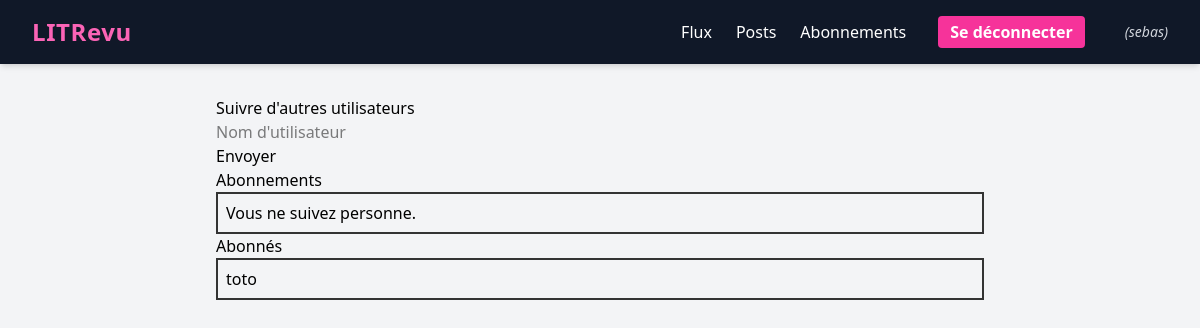
/follow-users/ (signed in), run on an earlier commit of the app's database.
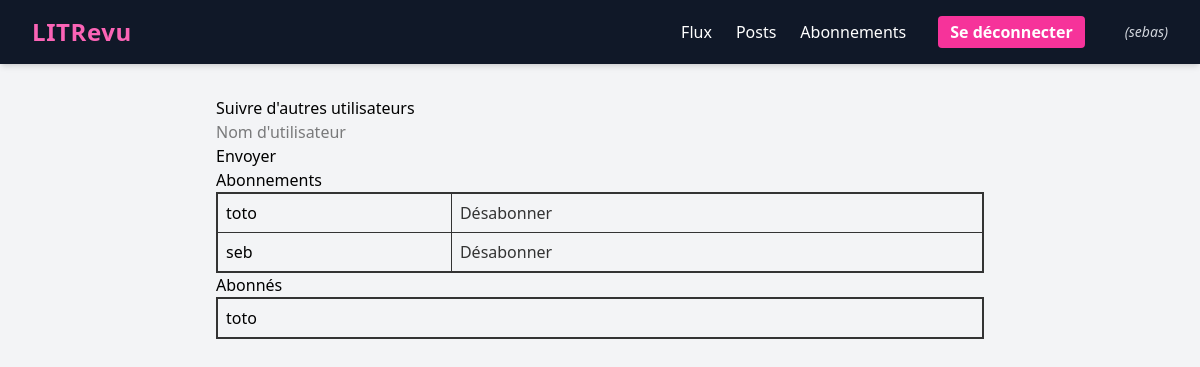
And on a later commit of the database.
### review/models.py (models this page shows)
class UserFollows(models.Model):
    user = models.ForeignKey(
        to=settings.AUTH_USER_MODEL,
        related_name='following',
        on_delete=models.CASCADE
    )
    followed_user = models.ForeignKey(
        to=settings.AUTH_USER_MODEL,
        related_name='followed_by',
        on_delete=models.CASCADE
    )
    class Meta:
        unique_together = ('user', 'followed_user', )

### authentication/models.py (models this page shows)
class User(AbstractUser):
    CREATOR = 'CREATOR'
    SUBSCRIBER = 'SUBSCRIBER'
    ROLE_CHOICES = (
        (CREATOR, 'Créateur'),
        (SUBSCRIBER, 'Abonné'),
    )
    profile_photo = models.ImageField(verbose_name='photo de profil')
    role = models.CharField(max_length=30, choices=ROLE_CHOICES, verbose_name='rôle')
    follows = models.ManyToManyField(
        'self',
        symmetrical=False,
        verbose_name='suit'
    )

### review/views.py (the view)
# urls.py: path('follow-users/', review.views.follow_users, name='follow_users'),
@login_required
def follow_users(request):
    message = None
    if request.method == 'POST':
        form = forms.FollowUsersForm(request.POST)
        if form.is_valid():
            username = form.cleaned_data['username']
            try:
                user_to_follow = User.objects.get(username=username)
                if user_to_follow == request.user:
                    message = "Vous ne pouvez pas vous suivre vous-même."
                elif models.UserFollows.objects.filter(user=request.user, followed_user=user_to_follow).exists():
                    message = f"Vous suivez déjà {username}."
                else:
                    models.UserFollows.objects.create(user=request.user, followed_user=user_to_follow)
                    message = f"Vous suivez maintenant {username}."
            except User.DoesNotExist:
                message = f"L'utilisateur '{username}' n'existe pas."
    else:
        form = forms.FollowUsersForm()
    followers = models.UserFollows.objects.filter(followed_user=request.user)
    following = models.UserFollows.objects.filter(user=request.user)
    return render(request, 'review/follow_users_form.html',
                  context={'form': form, 'followers': followers, 'following': following, 'message': message})

### review/forms.py
class FollowUsersForm(forms.Form):
    username = forms.CharField(
        label="",
        max_length=150,
        widget=forms.TextInput(attrs={
            'class': 'form-control',
            'placeholder': "Nom d'utilisateur"
        })
    )

### review/templates/review/follow_users_form.html (shortened to what this page needs)
{% extends 'base.html' %}
{% block content %}
    <h2>Suivre d'autres utilisateurs</h2>
    <form method="post">
        {{ form.as_p }}
        <button type="submit" >Envoyer</button>
    </form>
    <h2>Abonnements</h2>
    <table style="width:100%; border-collapse:collapse; border:2px solid #333;">
        {% for follow in following %}
            <tr>
                <td style="border:1px solid #333; padding:8px;">{{ follow.followed_user }}</td>
                <td style="border:1px solid #333; padding:8px;">
                    <form method="post" action="{% url 'unfollow_user' follow.followed_user.id %}" style="display:inline;">
                        <button type="submit" style="color:#333;">Désabonner</button>
                    </form>
                </td>
            </tr>
        {% empty %}
            <tr><td colspan="2" style="border:1px solid #333; padding:8px;">Vous ne suivez personne.</td></tr>
        {% endfor %}
    </table>
    <h2>Abonnés</h2>
    <table style="width:100%; border-collapse:collapse; border:2px solid #333;">
        {% for follow in followers %}
            <tr>
                <td style="border:1px solid #333; padding:8px;">{{ follow.user }}</td>
            </tr>
        {% empty %}
            <tr><td style="border:1px solid #333; padding:8px;">Aucun abonné.</td></tr>
        {% endfor %}
    </table>
{% endblock content %}

What changed in the data, as far as the page shows it:
added UserFollows: followed_user "toto", shown under "Abonnements"
added UserFollows: followed_user "seb", shown under "Abonnements"
Also different on the page:
text no longer shown: "Vous ne suivez personne."
